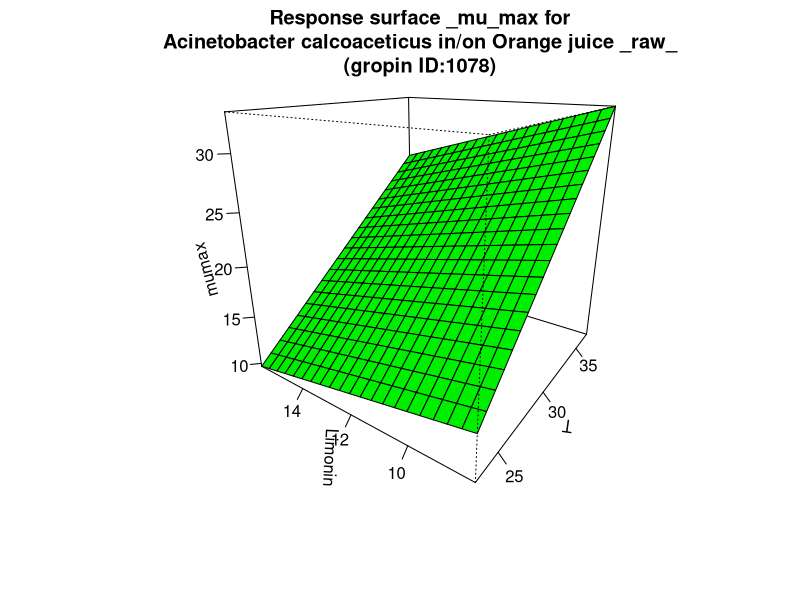

Recreate this plot in R.
#############################
# start of Parameter script
#############################
T <- seq(23.023,36.963036963037,length.out=21)
Limonin <- seq(8.008,15.984015984016,length.out=21)
#############################
# end of Parameter script
#############################
############################# 
# start of Model script Gropin ID 1078 
#############################
 
# constant coefficients for this model
 
variables <- data.frame(T,Limonin)
argumentsPar <- unique.data.frame(expand.grid(variables))
 
# heart of the model
response_surface <- function(T,Limonin) {
   mumax <-(-18.12+1.575*T-0.023*T*Limonin)

	return(mumax=mumax)
} 

# output parameters
responseSurface <- cbind(argumentsPar,response_surface(argumentsPar['T'],argumentsPar['Limonin']))
colnames(responseSurface) <- c(colnames(argumentsPar),'mumax')
#############################
# End of Model script
#############################
############################# 
# start of Visualisation script Gropin ID 1078 
#############################
titleText <-'Response surface _mu_max for
Acinetobacter calcoaceticus in/on Orange juice _raw_
(gropin ID:1078)'
persp(T,Limonin,matrix(unlist(responseSurface$'mumax'),nrow=21),col = 'green',xlab='T',ylab='Limonin',zlab='mumax',main=titleText,theta=305,phi=20,shade=0.25,ticktype = 'detailed')
#############################
# End of Visualisation script
#############################
